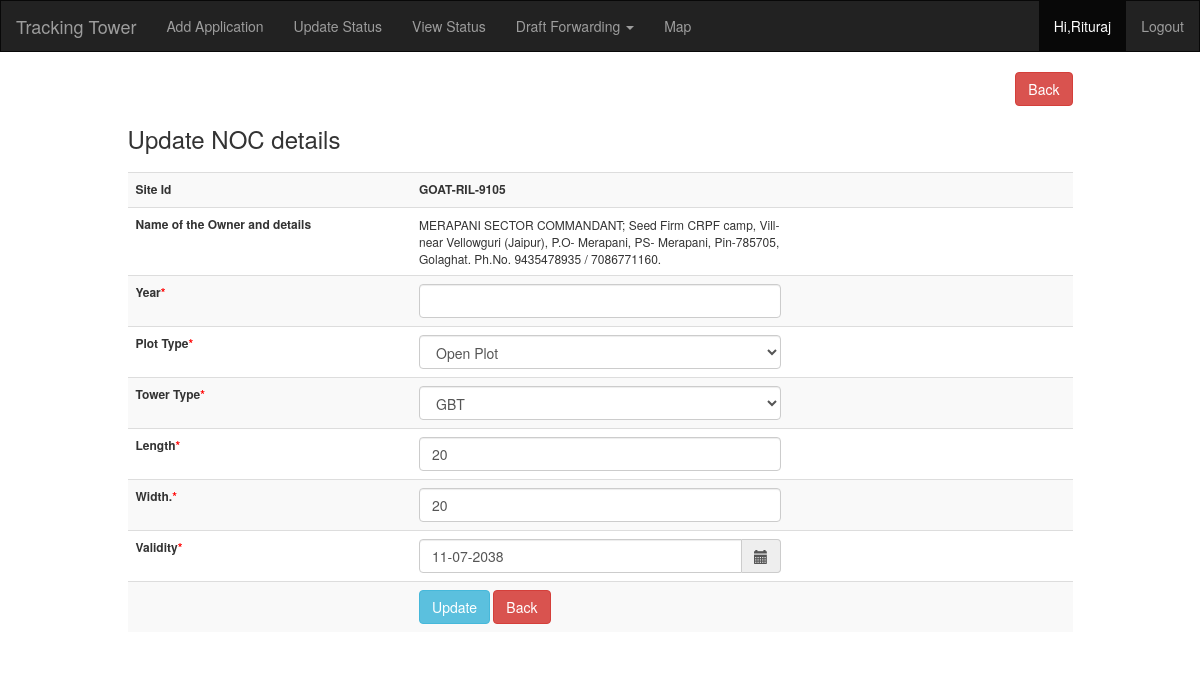
/nocupdate.php?id=60 (signed in), run on the app's committed database.
### tables this page shows
CREATE TABLE `master_application` (
  `id` int(11) NOT NULL,
  `site_id` varchar(20) NOT NULL,
  `company_id` int(11) NOT NULL,
  `co_id` int(11) NOT NULL,
  `owner_name` varchar(100) NOT NULL,
  `owner_address` varchar(400) NOT NULL,
  `dagno` int(11) NOT NULL,
  `pattano` int(11) NOT NULL,
  `lattitude` varchar(30) NOT NULL,
  `longitude` varchar(30) NOT NULL,
  `dd_no` varchar(50) DEFAULT NULL,
  `dd_date` date DEFAULT NULL,
  `dd_status` int(11) NOT NULL DEFAULT '1',
  `dd_remarks` varchar(600) DEFAULT NULL,
  `remarks` varchar(999) DEFAULT NULL,
  `receivedon` date NOT NULL,
  `curr_status` int(11) NOT NULL DEFAULT '0',
  `year` int(11) DEFAULT NULL,
  `plot_type` varchar(50) DEFAULT NULL,
  `tower_type` varchar(5) DEFAULT NULL,
  `length` int(11) DEFAULT NULL,
  `width` int(11) DEFAULT NULL,
  `validity` date DEFAULT NULL,
  `is_delete` int(11) NOT NULL DEFAULT '0'
);

### nocupdate.php (the view, shortened to what this page needs)
<?php
    include("config.php");
    include("header.php");
    $id="";
    if(isset($_REQUEST['id']))
    {
        $id=$_REQUEST['id'];
        $details = mysqli_query($mysqli,"SELECT * from  master_application where id= $id and curr_status=8 and is_delete=0");
        while($r= mysqli_fetch_array($details)) {
            $p_siteid=$r["site_id"];
            $p_name =   $r["owner_name"];
            $p_location = $r["owner_address"];
            $p_year=$r["year"];
            $p_plot=$r["plot_type"];
            $p_tower=$r["tower_type"];
            $p_length=$r["length"];
            $p_width=$r["width"];
            $p_date = explode('-', $r['validity']);
            $day   = $p_date[2];
            $month = $p_date[1];
            $year1  = $p_date[0];
            $p_validity = $day.'-'.$month.'-'.$year1 ;
        }
}
?>
<div class="container">
<div class="row">
    <div class="col-md-1">
    </div>
    <div class="col-md-10">
        <a class="btn btn-danger pull-right" href="noc.php">Back</a>
    </div>
</div>
<div class="row">
    <div class="col-md-1"></div>
    <div class="col-md-10">
        <h3>Update NOC details</h3>
    </div>
</div>
<div class="row">
<div class="col-md-1"></div>
<div class="col-md-10">
</div>
</div>
<form action="nocupdate.php?id=<?php echo $id ?>"  method="POST"  name="form1" onsubmit="return validation()">
<div class="row">
<div class="col-md-1"></div>
<div class="col-md-10">
<table class="table table-striped" width="100%" style="font-size:12px !important;">
<tr>
<th width="30%">
    Site Id
</th>
<td width="40%">
 <b><?php  echo $p_siteid;?> </b>
</td>
 <td></td>
</tr>
<tr>
<th>
Name of the Owner and details
</th>
<td>
 <?php  echo $p_name;?>;  <?php  echo $p_location;?>
</td>
 <td></td>
</tr>
<tr>
<th>
Year<span class="textmand" required>*</span>
</th>
<td>
 <input type="text" name="year" value="<?php  echo $p_year;?>"  onkeydown="return numeric(this, event.keyCode)" class="form-control" required>
</td>
 <td></td>
</tr>
<tr>
<th>
Plot Type<span class="textmand" required>*</span>
</th>
<td>
<select name="plot_type" required   class="form-control" >
    <option value="Open Plot"  <?php if($p_plot=='Open Plot') echo 'selected' ?>>Open Plot</option>
    </select>
</td>
 <td></td>
</tr>
<tr>
<th>
Tower Type<span class="textmand" required>*</span>
</th>
<td>
<select name="tower_type" required   class="form-control" >
    <option value="GBT"  <?php if($p_tower=='GBT') echo 'selected' ?>>GBT</option>
    </select>
</td>
 <td></td>
</tr>
<tr>
<th>
Length<span class="textmand" required>*</span>
</th>
<td>
<input type="text" name="length" value="<?php  echo $p_length;?>"  onkeydown="return numeric(this, event.keyCode)" class="form-control" required>
</td>
 <td></td>
</tr>
<tr>
<th>
Width.<span class="textmand" required>*</span>
</th>
<td>
<input type="text" name="width" value="<?php  echo $p_width;?>"  onkeydown="return numeric(this, event.keyCode)" class="form-control" required>
</td>
 <td></td>
</tr>
<tr>
<th>
Validity<span class="textmand">*</span>
</th>
<td>
<div class='input-group date' class='datetimepicker1'>
<input type="text" name="dateupto" autocomplete="off" id="dateupto"
class="form-control datepicker date-format"   placeholder="dd-mm-yyyy"
 value="<?php  echo $p_validity;?>" required onblur="ValidateDate(this, event.keyCode);" onkeydown="return DateFormat(this, event.keyCode)" maxlength="10" onfocus="this.select();">
<span class="input-group-addon">
                        <span class="glyphicon glyphicon-calendar"></span>
                    </span>
</div>
</td>
 <td>
</td>
</tr>
<td></td>
<td>
<input type="submit" name="Submit" value="Update" class="btn btn-info"  >
        <a class="btn btn-danger" href="noc.php">Back</a>
</td>
 <td></td>
</table>
</div>
</div>
</div>
<?php
    include("footer.php");
?>

### header.php (style rules this page uses)
.textmand { color:red; }

### data on the page
master_application: site "GOAT-RIL-9105", owner_name "MERAPANI SECTOR COMMANDANT", owner_address "Seed Firm CRPF camp, Vill- near Vellowguri (Jaipur), P.O- Merapani, PS- Merapani, Pin-785705, Golaghat. Ph.No. 9435478935 / 7086771160.", plot_type "Open Plot", tower_type "GBT", length "20", width "20", dateupto "11-07-2038"

### other printed values
$_SESSION['name'] "Rituraj"
